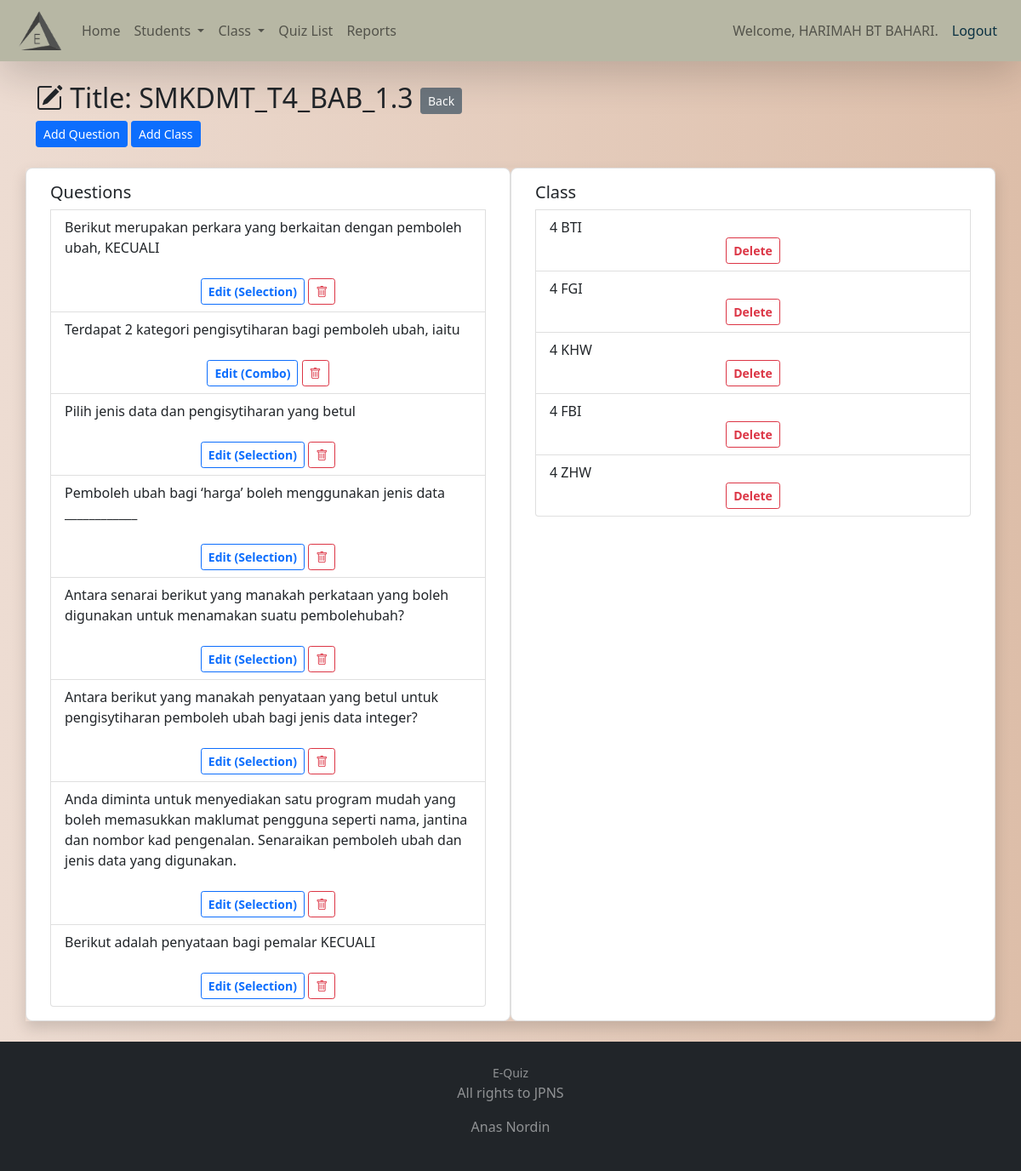
Screenshot of /lecturer/quiz_manage.php?id=1 (signed in) with the database file from the repository.
### tables this page shows
CREATE TABLE `user` (
  `u_id` int(11) NOT NULL,
  `user_name` varchar(150) NOT NULL,
  `u_username` varchar(30) NOT NULL,
  `u_password` varchar(35) NOT NULL,
  `u_access_lvl` tinyint(4) NOT NULL,
  `date_updated` datetime NOT NULL DEFAULT current_timestamp() ON UPDATE current_timestamp()
);

CREATE TABLE `quiz_list` (
  `id` int(11) NOT NULL,
  `title` varchar(150) NOT NULL,
  `points` int(11) NOT NULL,
  `timer` int(11) NOT NULL,
  `u_id` int(11) NOT NULL,
  `is_active` int(11) NOT NULL COMMENT 'active = 1\r\nnot active = 0',
  `quiz_pw` varchar(50) DEFAULT NULL,
  `date_updated` datetime NOT NULL DEFAULT current_timestamp() ON UPDATE current_timestamp()
);

CREATE TABLE `question` (
  `id` int(11) NOT NULL,
  `question` varchar(500) NOT NULL,
  `question_type` int(11) NOT NULL COMMENT '1 = selection\r\n2 = pictures',
  `question_img` longtext DEFAULT NULL,
  `quiz_id` int(11) NOT NULL,
  `date_updated` datetime NOT NULL DEFAULT current_timestamp() ON UPDATE current_timestamp()
);

CREATE TABLE `student_quiz` (
  `id` int(11) NOT NULL,
  `quiz_id` int(11) NOT NULL,
  `class_id` int(11) NOT NULL,
  `date_updated` datetime NOT NULL DEFAULT current_timestamp() ON UPDATE current_timestamp()
);

CREATE TABLE `class` (
  `class_id` int(11) NOT NULL,
  `class_section` varchar(10) NOT NULL
);

### lecturer/quiz_manage.php (the view, shortened to what this page needs)
<?php
include ("lecturer_header.php");
include("../inc/database.php");
$id = $_GET['id'];
$sql = 'SELECT * FROM quiz_list WHERE id = '. $id .'';
$query = $conn->query($sql);
$row = mysqli_fetch_assoc($query);
$sqlquestion = "SELECT * FROM question WHERE quiz_id = $id ORDER BY id ASC";
$queryquestion = $conn->query($sqlquestion);
$sqlclass = "SELECT * FROM student_quiz sq INNER JOIN class c WHERE sq.class_id = c.class_id AND sq.quiz_id = $id ORDER BY sq.date_updated ASC";
$queryclass = $conn->query($sqlclass);
?>
<div class="container">
    <br>
    <h2 class="bi bi-pencil-square"> Title: <?php echo $row['title'] ?> <a href="quiz_list.php" class="btn btn-sm btn-secondary">Back</a></h2>
    <button class="btn btn-sm btn-primary" data-bs-toggle="modal" data-bs-target="#addquestion">Add Question</button>
	<button class="btn btn-sm btn-primary" data-bs-toggle="modal" data-bs-target="#addstd">Add Class</button>
    <br>
    <br>
    <div class="text-dark">
        <div class="row shadow">
            <div class="card col-sm-6">
                <div class="card-body">
                    <ul class="list-group">
                        <h5 class="card-title">Questions</h5>
                        <?php
						while ($questionrow = mysqli_fetch_assoc($queryquestion)):
						?>
                        <li class="list-group-item"> <?php echo $questionrow['question'] ?> <br> <br>
                            <center>
                                <?php
                                $questionid = $questionrow['id'];
                                if ($questionrow['question_type'] == 1):
                                    echo '<a href="quiz_question_edit.php?question_id='.$questionid.'&id='.$id.'" class="btn btn-sm btn-outline-primary"><b>Edit (Selection)</b></a>';
                                    ?> <a href="javascript:void(0)" onclick="delete_data('quiz_question_delete.php?questionid=<?php echo $questionid ?>&quiz_id=<?php echo $id ?>&type=<?php echo $questionrow['question_type'] ?>')" class="btn btn-sm btn-outline-danger bi bi-trash" title="Delete"></a> <?php
                                elseif ($questionrow['question_type'] == 3):
                                    echo '<a href="quiz_question_edit.php?question_id='.$questionid.'&id='.$id.'" class="btn btn-sm btn-outline-primary"><b>Edit (Combo)</b></a>';
                                    ?> <a href="javascript:void(0)" onclick="delete_data('quiz_question_delete.php?questionid=<?php echo $questionid ?>&quiz_id=<?php echo $id ?>&type=<?php echo $questionrow['question_type'] ?>')" class="btn btn-sm btn-outline-danger bi bi-trash" title="Delete"></a> <?php
                                endif; ?>
                            </center>
                        </li>
						<?php endwhile; ?>
                    </ul>
                </div>
            </div>
			<div class="card col-sm-6">
				<div class="card-body">
					<ul class="list-group">
						<h5 class="card-title">Class</h5>
						<?php
                        while ($classrow = mysqli_fetch_assoc($queryclass)):
                        ?>
						<li class="list-group-item"> <?php echo $classrow['class_section']; ?>
							<center>
								<a href="javascript:void(0)" onclick="delete_data('quiz_class_delete.php?class_id=<?php echo $classrow['class_id'] ?>&quiz_id=<?php echo $id ?>')" class="btn btn-sm btn-outline-danger"><b>Delete</b></a>
							</center>
						</li>
						<?php
                        endwhile;
                        ?>
					</ul>
				</div>
			</div>
        </div>
    </div>
</div>
<div>
<?php
include("lecturer_footer.php");
?>

### lecturer/lecturer_header.php (shortened to what this page needs)
<?php
include('../inc/database.php');
$sql="SELECT * FROM user WHERE u_id = " . $_SESSION['user_id'] . " ";
$query=$conn->query($sql);
$call=mysqli_fetch_assoc($query);
?>
<!DOCTYPE html>
<html lang="en">
    <head>
        <link href="https://cdn.jsdelivr.net/npm/bootstrap@5.0.2/dist/css/bootstrap.min.css" rel="stylesheet">
        <link rel="stylesheet" href="https://cdn.jsdelivr.net/npm/bootstrap-icons@1.7.2/font/bootstrap-icons.css">
        <link rel="stylesheet" href="https://cdn.jsdelivr.net/npm/select2@4.1.0-rc.0/dist/css/select2.min.css" />
        <link rel="stylesheet" href="https://cdn.jsdelivr.net/npm/select2-bootstrap-5-theme@1.2.0/dist/select2-bootstrap-5-theme.min.css" />
    </head>
    <body class="bg-dark">
    <nav class="navbar navbar-expand-lg navbar-light bg-style shadow-lg">
        <div class="container-fluid">
            <a class="navbar-brand" href="index.php">
                <img src="../assets/logo_equiz_no_text.png" style="width:50px; margin-left: 10px;">
            </a>
            <div class="collapse navbar-collapse" id="navbarText">
                <ul class="navbar-nav me-auto mb-2 mb-lg-0">
                    <li class="nav-item active">
                        <a class="nav-link" href="index.php">Home</a>
                    </li>
                    <li class="nav-item dropdown">
                        <a class="nav-link dropdown-toggle" href="#" role="button" data-bs-toggle="dropdown" aria-expanded="false">
                            Students
                        </a>
                    </li>
                    <li class="nav-item dropdown">
                        <a class="nav-link dropdown-toggle" href="#" role="button" data-bs-toggle="dropdown" aria-expanded="false">
                            Class
                        </a>
                    </li>
                    <li class="nav-item active">
                        <a class="nav-link" href="quiz_list.php?page=1">Quiz List</a>
                    </li>
                    <li class="nav-item active">
                        <a class="nav-link" href="reports.php">Reports</a>
                    </li>
                </ul>
                <span class="navbar-text">
                    <?php echo "Welcome, ".$call['user_name']. "." ?>
                </span>
                <span class="navbar-text">
                    <a class="nav-link" style="color: #0B3142;" href="logout.php">Logout</a>
                </span>
            </div>
        </div>
    </nav>

### lecturer/lecturer_header.php (style rules this page uses)
.bg-style { background-color: #B7B7A4; }
html, body, .intro { height: 100%; }
.card { border-radius: .5rem; }

### lecturer/lecturer_footer.php (style rules this page uses)
html, body { height: 100%; }
body { background: linear-gradient(to left, #DDBEA9 , #EDDCD2); }

### rows the page displays
user: user_name "HARIMAH BT BAHARI"
quiz_list: title "SMKDMT_T4_BAB_1.3"
question: question "Berikut merupakan perkara yang berkaitan dengan pemboleh ubah, KECUALI"
question: question "Terdapat 2 kategori pengisytiharan bagi pemboleh ubah, iaitu"
question: question "Pilih jenis data dan pengisytiharan yang betul"
question: question "Pemboleh ubah bagi ‘harga’ boleh menggunakan jenis data ____________"
question: question "Antara senarai berikut yang manakah perkataan yang boleh digunakan untuk menamakan suatu pembolehubah?"
question: question "Antara berikut yang manakah penyataan yang betul untuk pengisytiharan pemboleh ubah bagi jenis data integer?"
question: question "Anda diminta untuk menyediakan satu program mudah yang boleh memasukkan maklumat pengguna seperti nama, jantina dan nombor kad pengenalan. Senaraikan pemboleh ubah dan jenis data yang digunakan."
question: question "Berikut adalah penyataan bagi pemalar KECUALI"
student_quiz: class.class_section "4 BTI"
student_quiz: class.class_section "4 FGI"
student_quiz: class.class_section "4 KHW"
student_quiz: class.class_section "4 FBI"
student_quiz: class.class_section "4 ZHW"
